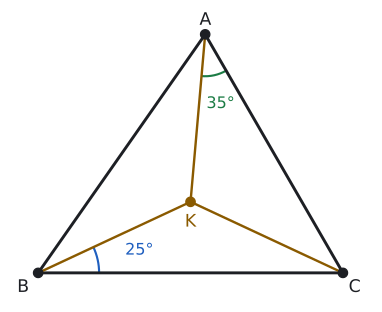

Here is the Python script that generated this plot:
import sys; sys.path.insert(0, "tools")
from cizim import *

def uz(P, Q): return round(float(np.linalg.norm(np.asarray(P) - np.asarray(Q))), 3)
def ucgen(a, b, c):
    """|BC|=a, |CA|=b, |AB|=c. B orijinde, C x ekseninde."""
    x = (c**2 - b**2 + a**2) / (2 * a)
    return np.array([x, np.sqrt(c**2 - x**2)]), np.array([0.0, 0.0]), np.array([float(a), 0.0])
def ucgen_aci(A_, B_, a=6.0):
    """B ve A köşelerindeki açılar (derece) ve |BC|=a ile üçgen."""
    C_ = 180 - A_ - B_; c = a * np.sin(np.radians(C_)) / np.sin(np.radians(A_))
    return c * np.array([np.cos(np.radians(B_)), np.sin(np.radians(B_))]), np.array([0.0, 0.0]), np.array([a, 0.0])
def cevrel(A, B, C):
    """Kenar orta dikmelerin kesim noktası."""
    M = 2 * np.array([B - A, C - A]); r = np.array([B @ B - A @ A, C @ C - A @ A])
    return np.linalg.solve(M, r)
def kenar(ax, P, Q, metin, G, d=0.45, renk=YAZI, fs=13):
    P, Q = np.asarray(P, float), np.asarray(Q, float); M = (P + Q) / 2
    u = (Q - P) / np.linalg.norm(Q - P); v = np.array([-u[1], u[0]])
    if np.dot(v, M - np.asarray(G)) < 0: v = -v
    ax.text(*(M + d * v), metin, ha="center", va="center", color=renk, fontsize=fs)
def dik(ax, K, P, Q, s=0.3, renk=SOLUK):
    """K köşesinde KP ile KQ arasındaki dik açı işareti."""
    u = (P - K) / np.linalg.norm(P - K) * s; v = (Q - K) / np.linalg.norm(Q - K) * s
    ax.plot(*zip(K + u, K + u + v, K + v), color=renk, lw=1.3)
def aci_olc(K, P, Q):
    u, v = P - K, Q - K
    return round(float(np.degrees(np.arccos(np.dot(u, v) / np.linalg.norm(u) / np.linalg.norm(v)))), 3)
def centik(ax, P, Q, n=1, renk=SOLUK, L=0.18, ara=0.12):
    P, Q = np.asarray(P, float), np.asarray(Q, float)
    u = (Q - P) / np.linalg.norm(Q - P); v = np.array([-u[1], u[0]]); M = (P + Q) / 2
    for k in range(n):
        c = M + (k - (n - 1) / 2) * ara * u
        ax.plot(*zip(c - L * v, c + L * v), color=renk, lw=1.6)
def kesis(P, Q, R, S):
    """PQ doğrusu ile RS doğrusunun kesim noktası."""
    t = np.linalg.solve(np.array([Q - P, R - S]).T, R - P); return P + t[0] * (Q - P)

# Alıştırma soru 6: A=65°, B=55°, C=60°. K kenar orta dikmelerin kesim noktası.
# m(KBC)=25°, m(KAC)=35° verilir; m(KAB)=90−25−35=30°, m(BAC)=65°.
A, B, C = ucgen_aci(65, 55, a=8.0)
K = cevrel(A, B, C)
print("KBC", aci_olc(B, K, C), "KAC", aci_olc(A, K, C), "KAB", aci_olc(A, K, B), "BAC", aci_olc(A, B, C))

fig, ax = sekil(5.2, 4.0)
ax.set_aspect("equal"); ax.axis("off")
ax.plot(*zip(A, B, C, A), color=YAZI)
for P in (A, B, C):
    ax.plot(*zip(K, P), color=SARI, lw=1.8)
aci(ax, B, C, K, r=1.6, ad="25°", renk=MAVI)
aci(ax, A, K, C, r=1.1, ad="35°", renk=YESIL)
nokta(ax, *A, "A", dx=-0.15, dy=0.25); nokta(ax, *B, "B", dx=-0.55, dy=-0.5); nokta(ax, *C, "C", dx=0.15, dy=-0.5)
nokta(ax, *K, "K", dx=-0.15, dy=-0.65, renk=SARI)
ax.set_xlim(-0.8, 8.8); ax.set_ylim(-0.8, A[1] + 0.7)
kaydet(fig, __file__)
